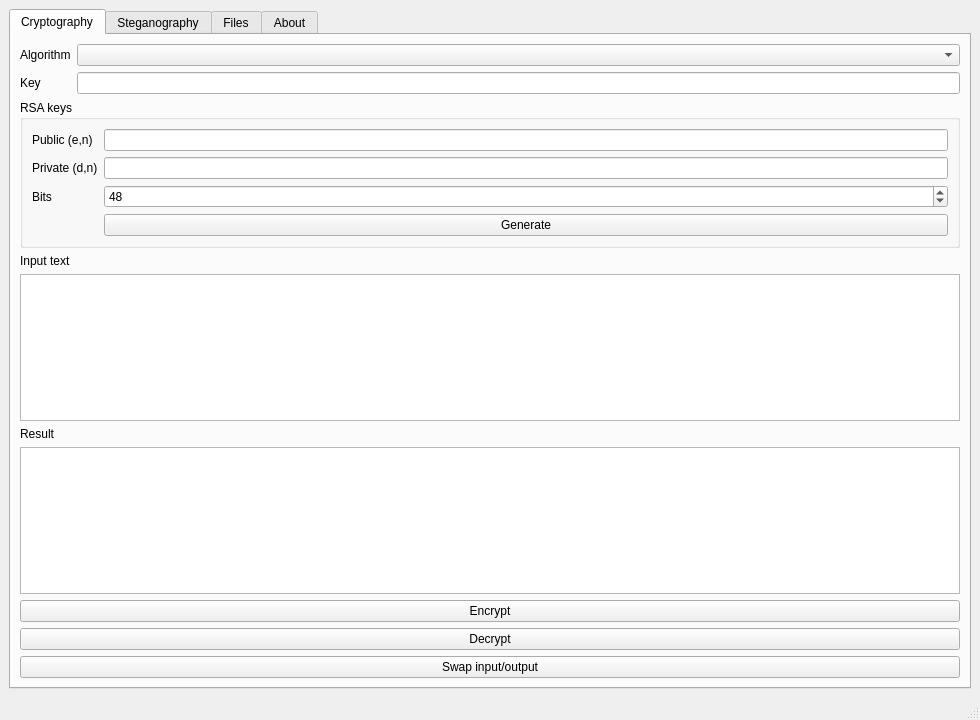
<?xml version="1.0" encoding="UTF-8"?>
<ui version="4.0">
 <class>MainWindow</class>
 <widget class="QMainWindow" name="MainWindow">
  <property name="geometry">
   <rect>
    <x>0</x>
    <y>0</y>
    <width>980</width>
    <height>720</height>
   </rect>
  </property>
  <property name="windowTitle">
   <string>SecureData Suite</string>
  </property>
  <widget class="QWidget" name="centralwidget">
   <layout class="QGridLayout" name="gridLayout">
    <item row="0" column="0">
     <widget class="QTabWidget" name="tabWidget">
      <property name="currentIndex">
       <number>0</number>
      </property>
      <widget class="QWidget" name="tabCrypto">
       <attribute name="title">
        <string>Cryptography</string>
       </attribute>
       <layout class="QGridLayout" name="gridCrypto">
        <item row="3" column="0">
         <widget class="QLabel" name="labelInput">
          <property name="text">
           <string>Input text</string>
          </property>
         </widget>
        </item>
        <item row="9" column="0" colspan="2">
         <widget class="QPushButton" name="btnSwap">
          <property name="text">
           <string>Swap input/output</string>
          </property>
         </widget>
        </item>
        <item row="4" column="0" colspan="2">
         <widget class="QPlainTextEdit" name="textInput"/>
        </item>
        <item row="0" column="0">
         <widget class="QLabel" name="labelAlgorithm">
          <property name="text">
           <string>Algorithm</string>
          </property>
         </widget>
        </item>
        <item row="7" column="0" colspan="2">
         <widget class="QPushButton" name="btnEncrypt">
          <property name="text">
           <string>Encrypt</string>
          </property>
         </widget>
        </item>
        <item row="5" column="0">
         <widget class="QLabel" name="labelOutput">
          <property name="text">
           <string>Result</string>
          </property>
         </widget>
        </item>
        <item row="1" column="1">
         <widget class="QLineEdit" name="lineKey"/>
        </item>
        <item row="6" column="0" colspan="2">
         <widget class="QPlainTextEdit" name="textOutput">
          <property name="readOnly">
           <bool>true</bool>
          </property>
         </widget>
        </item>
        <item row="2" column="0" colspan="2">
         <widget class="QGroupBox" name="groupRsa">
          <property name="title">
           <string>RSA keys</string>
          </property>
          <layout class="QGridLayout" name="gridRsa">
           <item row="0" column="0">
            <widget class="QLabel" name="labelRsaPublic">
             <property name="text">
              <string>Public (e,n)</string>
             </property>
            </widget>
           </item>
           <item row="0" column="1">
            <widget class="QLineEdit" name="lineRsaPublic"/>
           </item>
           <item row="1" column="0">
            <widget class="QLabel" name="labelRsaPrivate">
             <property name="text">
              <string>Private (d,n)</string>
             </property>
            </widget>
           </item>
           <item row="1" column="1">
            <widget class="QLineEdit" name="lineRsaPrivate"/>
           </item>
           <item row="2" column="0">
            <widget class="QLabel" name="labelRsaBits">
             <property name="text">
              <string>Bits</string>
             </property>
            </widget>
           </item>
           <item row="2" column="1">
            <widget class="QSpinBox" name="spinRsaBits">
             <property name="minimum">
              <number>32</number>
             </property>
             <property name="maximum">
              <number>56</number>
             </property>
             <property name="singleStep">
              <number>4</number>
             </property>
             <property name="value">
              <number>48</number>
             </property>
            </widget>
           </item>
           <item row="3" column="1">
            <widget class="QPushButton" name="btnRsaGenerate">
             <property name="text">
              <string>Generate</string>
             </property>
            </widget>
           </item>
          </layout>
         </widget>
        </item>
        <item row="0" column="1">
         <widget class="QComboBox" name="comboCipher"/>
        </item>
        <item row="1" column="0">
         <widget class="QLabel" name="labelKey">
          <property name="text">
           <string>Key</string>
          </property>
         </widget>
        </item>
        <item row="8" column="0" colspan="2">
         <widget class="QPushButton" name="btnDecrypt">
          <property name="text">
           <string>Decrypt</string>
          </property>
         </widget>
        </item>
       </layout>
      </widget>
      <widget class="QWidget" name="tabStego">
       <attribute name="title">
        <string>Steganography</string>
       </attribute>
       <layout class="QGridLayout" name="gridStego">
        <item row="0" column="0">
         <widget class="QLabel" name="labelStegoInput">
          <property name="text">
           <string>Input image</string>
          </property>
         </widget>
        </item>
        <item row="0" column="1">
         <widget class="QLineEdit" name="lineStegoInput"/>
        </item>
        <item row="0" column="2">
         <widget class="QPushButton" name="btnStegoBrowseInput">
          <property name="text">
           <string>Browse</string>
          </property>
         </widget>
        </item>
        <item row="1" column="0">
         <widget class="QLabel" name="labelStegoOutput">
          <property name="text">
           <string>Output image</string>
          </property>
         </widget>
        </item>
        <item row="1" column="1">
         <widget class="QLineEdit" name="lineStegoOutput"/>
        </item>
        <item row="1" column="2">
         <widget class="QPushButton" name="btnStegoBrowseOutput">
          <property name="text">
           <string>Save as</string>
          </property>
         </widget>
        </item>
        <item row="2" column="0" colspan="3">
         <widget class="QLabel" name="labelStegoMessage">
          <property name="text">
           <string>Message</string>
          </property>
         </widget>
        </item>
        <item row="3" column="0" colspan="3">
         <widget class="QPlainTextEdit" name="textStegoMessage"/>
        </item>
        <item row="4" column="0">
         <widget class="QPushButton" name="btnStegoEmbed">
          <property name="text">
           <string>Embed</string>
          </property>
         </widget>
        </item>
        <item row="4" column="1">
         <widget class="QPushButton" name="btnStegoExtract">
          <property name="text">
           <string>Extract</string>
          </property>
         </widget>
        </item>
       </layout>
      </widget>
      <widget class="QWidget" name="tabFiles">
       <attribute name="title">
        <string>Files</string>
       </attribute>
       <layout class="QGridLayout" name="gridFiles">
        <item row="0" column="0">
         <widget class="QLabel" name="labelFileInput">
          <property name="text">
           <string>Input file</string>
          </property>
         </widget>
        </item>
        <item row="0" column="1">
         <widget class="QLineEdit" name="lineFileInput"/>
        </item>
        <item row="0" column="2">
         <widget class="QPushButton" name="btnFileBrowseInput">
          <property name="text">
           <string>Browse</string>
          </property>
         </widget>
        </item>
        <item row="1" column="0">
         <widget class="QLabel" name="labelFileOutput">
          <property name="text">
           <string>Output file</string>
          </property>
         </widget>
        </item>
        <item row="1" column="1">
         <widget class="QLineEdit" name="lineFileOutput"/>
        </item>
        <item row="1" column="2">
         <widget class="QPushButton" name="btnFileBrowseOutput">
          <property name="text">
           <string>Save as</string>
          </property>
         </widget>
        </item>
        <item row="2" column="0">
         <widget class="QCheckBox" name="checkCache">
          <property name="text">
           <string>Save encrypted copy to cache</string>
          </property>
          <property name="checked">
           <bool>true</bool>
          </property>
         </widget>
        </item>
        <item row="2" column="1">
         <widget class="QLabel" name="labelCachePath">
          <property name="text">
           <string>cache</string>
          </property>
         </widget>
        </item>
        <item row="2" column="2">
         <widget class="QPushButton" name="btnOpenCache">
          <property name="text">
           <string>Open cache</string>
          </property>
         </widget>
        </item>
        <item row="3" column="0">
         <widget class="QPushButton" name="btnFileEncrypt">
          <property name="text">
           <string>Encrypt file</string>
          </property>
         </widget>
        </item>
        <item row="3" column="1">
         <widget class="QPushButton" name="btnFileDecrypt">
          <property name="text">
           <string>Decrypt file</string>
          </property>
         </widget>
        </item>
       </layout>
      </widget>
      <widget class="QWidget" name="tabAbout">
       <attribute name="title">
        <string>About</string>
       </attribute>
              <layout class="QVBoxLayout" name="layoutAbout">
        <item>
         <widget class="QTextBrowser" name="textAbout">
          <property name="html">
           <string>&lt;!DOCTYPE HTML PUBLIC "-//W3C//DTD HTML 4.0//EN" "http://www.w3.org/TR/REC-html40/strict.dtd"&gt;
&lt;html&gt;&lt;head&gt;&lt;meta name="qrichtext" content="1" /&gt;&lt;meta charset="utf-8" /&gt;&lt;style type="text/css"&gt;
p, li { white-space: pre-wrap; }
&lt;/style&gt;&lt;/head&gt;&lt;body style=" font-family:'Segoe UI'; font-size:10pt; font-weight:400; font-style:normal;"&gt;
&lt;h2 style=" margin:0 0 8px 0;"&gt;&lt;span style=" font-size:20pt; font-weight:700; color:#93C5FD;"&gt;SecureData Suite&lt;/span&gt;&lt;/h2&gt;
&lt;p style=" margin:0 0 10px 0;"&gt;Educational toolkit for cryptography and steganography experiments.&lt;/p&gt;
&lt;ul style="margin-top: 0px; margin-bottom: 0px;"&gt;
&lt;li&gt;8 cryptographic algorithms&lt;/li&gt;
&lt;li&gt;LSB steganography for PNG/BMP&lt;/li&gt;
&lt;li&gt;File encryption with automatic cache&lt;/li&gt;
&lt;/ul&gt;
&lt;p style=" margin:10px 0 0 0; color:#94A3B8;"&gt;Hint: there are two hidden utilities below.&lt;/p&gt;
&lt;/body&gt;&lt;/html&gt;</string>
          </property>
         </widget>
        </item>
        <item>
         <layout class="QHBoxLayout" name="layoutEasterButtons">
          <item>
           <spacer name="horizontalSpacerAboutLeft">
            <property name="orientation">
             <enum>Qt::Horizontal</enum>
            </property>
            <property name="sizeHint" stdset="0">
             <size>
              <width>40</width>
              <height>20</height>
             </size>
            </property>
           </spacer>
          </item>
          <item>
           <widget class="QPushButton" name="btnEggA">
            <property name="text">
             <string>Sponsor A</string>
            </property>
            <property name="toolTip">
             <string>Launch external utility A</string>
            </property>
           </widget>
          </item>
          <item>
           <widget class="QPushButton" name="btnEggB">
            <property name="text">
             <string>Sponsor B</string>
            </property>
            <property name="toolTip">
             <string>Launch external utility B</string>
            </property>
           </widget>
          </item>
          <item>
           <spacer name="horizontalSpacerAboutRight">
            <property name="orientation">
             <enum>Qt::Horizontal</enum>
            </property>
            <property name="sizeHint" stdset="0">
             <size>
              <width>40</width>
              <height>20</height>
             </size>
            </property>
           </spacer>
          </item>
         </layout>
        </item>
       </layout>
      </widget>
     </widget>
    </item>
   </layout>
  </widget>
  <widget class="QMenuBar" name="menubar">
   <property name="geometry">
    <rect>
     <x>0</x>
     <y>0</y>
     <width>980</width>
     <height>25</height>
    </rect>
   </property>
  </widget>
  <widget class="QStatusBar" name="statusbar"/>
 </widget>
 <resources/>
 <connections/>
</ui>
